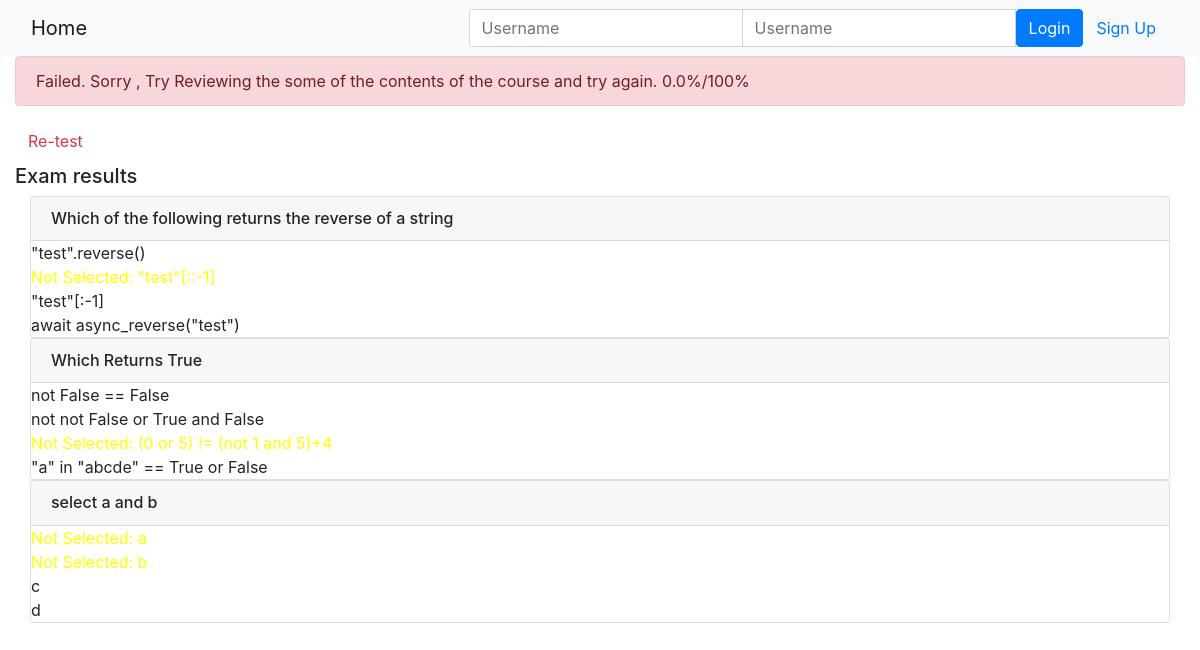
/onlinecourse/course/1/submission/1/results/, run on the app's committed database.
### onlinecourse/models.py (models this page shows)
class Question(models.Model):
    course = models.ForeignKey(Course , on_delete=models.CASCADE)
    content = models.CharField(max_length=256)
    points_worth = models.FloatField(default=1.0)
    correct_choices = models.IntegerField(default=1)

class Choice(models.Model):
    question = models.ForeignKey(Question , on_delete=models.CASCADE)
    content = models.CharField(max_length=32)
    is_correct = models.BooleanField(default=False)

### onlinecourse/views.py (the view)
# urls.py: path("course/<int:course_id>/submission/<int:submission_id>/results/" , views.show_exam_result , name="exam_results")
def show_exam_result(request, course_id, submission_id):
    course = get_object_or_404(Course , pk = course_id)
    submission = get_object_or_404(Submission , pk=submission_id)
    user = request.user
    choices = submission.choices.all()
    max_points = 0
    points = 0
    for question in course.question_set.all():
        max_points += question.points_worth
    for choice in choices:
        if choice.is_correct:
            points += choice.question.points_worth / choice.question.correct_choices
    score = points/max_points
    grade = round(score*100 , 2)
    context = {
        "grade":grade,
        "points":points,
        "total_points":max_points,
        "choices":choices,
        "user":user,
        "course":course
    }
    return render(request , "onlinecourse/exam_result_bootstrap.html" , context=context)

### onlinecourse/templates/onlinecourse/exam_result_bootstrap.html (shortened to what this page needs)
<!DOCTYPE html>
<html lang="en">
<head>
    {% load static %}
    <link rel="stylesheet" href="https://maxcdn.bootstrapcdn.com/bootstrap/4.5.2/css/bootstrap.min.css">
</head>
<body>
    <nav class="navbar navbar-light bg-light">
        <div class="container-fluid">
            <div class="navbar-header">
                <a class="navbar-brand" href="{% url 'onlinecourse:index' %}">Home</a>
            </div>
            <ul class="nav navbar-nav navbar-right">
                {% if user.is_authenticated %}
                <li>
                    <a class="btn btn-link" href="#">{{ user.first_name }}({{ user.username }})</a>
                    <a class="btn btn-link" href="{% url 'onlinecourse:logout' %}">Logout</a>
                </li>
                {% else %}
                <li>
                    <form class="form-inline" action="{% url 'onlinecourse:login' %}" method="post">
                        <div class="input-group">
                            <input type="text" class="form-control" placeholder="Username" name="username">
                            <input type="password" class="form-control" placeholder="Username" name="psw">
                            <button class="btn btn-primary" type="submit">Login</button>
                            <a class="btn btn-link" href="{% url 'onlinecourse:registration' %}">Sign Up</a>
                        </div>
                    </form>
                </li>
                {% endif %}
            </ul>
        </div>
    </nav>
    <div class="container-fluid">
        {% if grade > 80 %}
        <div class="alert alert-success">
            <h8>Passed. Congrats {{user.first_name}}, You passed and got {{points}}/{{total_points}} points, thats
                {{grade}}%/100%!</h8>
        </div>
        {% else %}
        <div class="alert alert-danger">
            <h8>Failed. Sorry {{user.first_name}}, Try Reviewing the some of the contents of the course and try again.
                {{grade}}%/100%</h8>
        </div>
        <a class="btn btn-link text-danger" href="{% url 'onlinecourse:course_details' course.id %}">Re-test</a>
        {% endif %}
        <div class="card-columns-vertical mt-1">
            <h5 class="">Exam results</h5>
            <div class="container-fluid">
                <div>
                    {% for question in course.question_set.all %}
                    <div class="card">
                        <h6 class="card-header">{{question.content}}</h6>
                        {% for choice in question.choice_set.all %}
                        {% if choice.is_correct %}
                        {% if choice in choices %}
                        <h8 style="color:green">Correct: {{choice.content}}</h8>
                        {% else %}
                        <h8 style="color:yellow">Not Selected: {{choice.content}}</h8>
                        {% endif %}
                        {% else %}
                        {% if choice in choices %}
                        <h8 style="color:red">Incorrect: {{choice.content}}</h8>
                        {% else %}
                        <h8>{{choice.content}}</h8>
                        {% endif %}
                        {% endif %}
                        {% endfor %}
                    </div>
                    {% endfor %}
                </div>
            </div>
        </div>
    </div>
</body>
</html>

### data on the page
Question: content "Which of the following returns the reverse of a string"
Choice: content "\"test\".reverse()"
Choice: content "\"test\"[::-1]"
Choice: content "\"test\"[:-1]"
Choice: content "await async_reverse(\"test\")"
Question: content "Which Returns True"
Choice: content "not False == False"
Choice: content "not not False or True and False"
Choice: content "(0 or 5) != (not 1 and 5)+4"
Choice: content "\"a\" in \"abcde\" == True or False"
Question: content "select a and b"
Choice: content "a"
Choice: content "b"
Choice: content "c"
Choice: content "d"

### other printed values
{{ grade }} "0.0"
